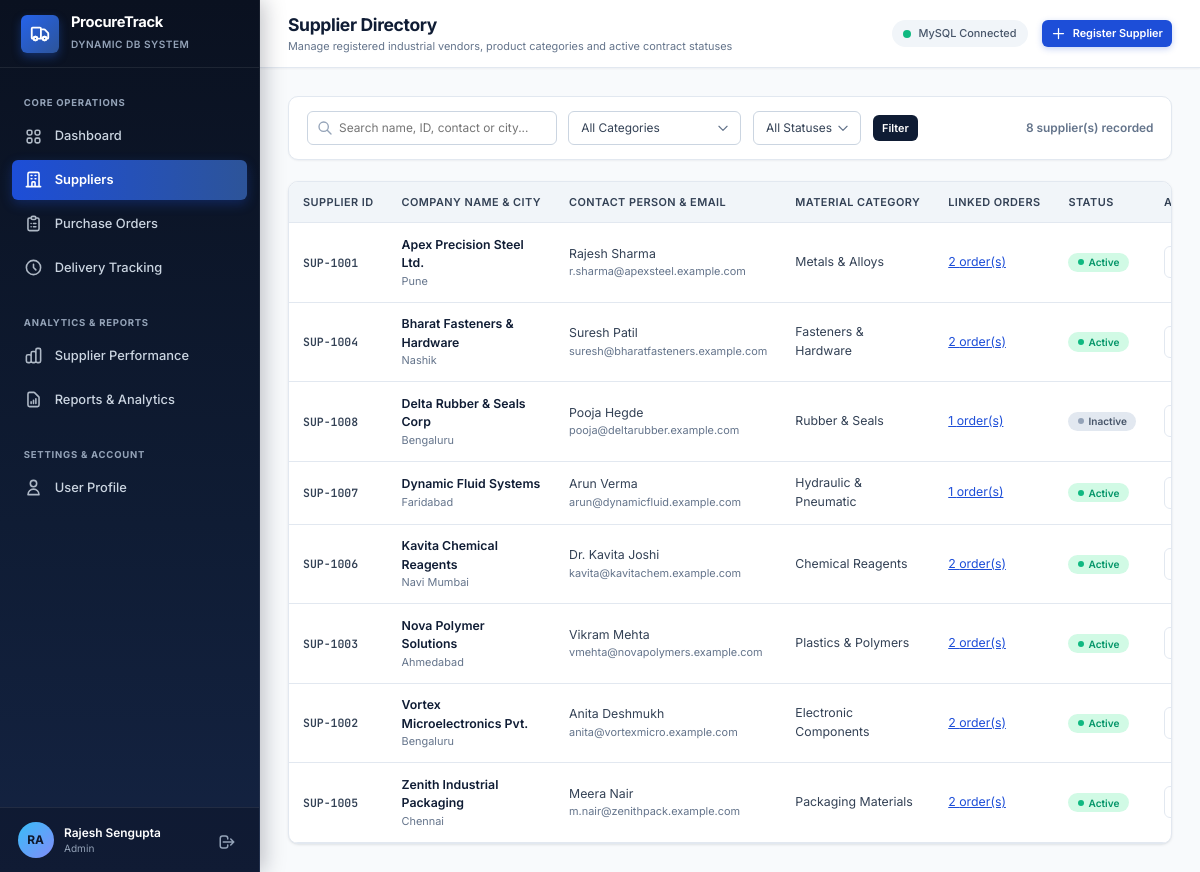
Screenshot of /suppliers/index.php (signed in) with the database file from the repository.
### tables this page shows
CREATE TABLE `suppliers` (
  `id` VARCHAR(20) PRIMARY KEY,
  `company_name` VARCHAR(150) NOT NULL,
  `contact_person` VARCHAR(100) NOT NULL,
  `email` VARCHAR(100) NOT NULL,
  `phone` VARCHAR(30) NULL,
  `address` TEXT NULL,
  `city` VARCHAR(80) NOT NULL,
  `category` VARCHAR(80) NOT NULL,
  `registration_date` DATE NOT NULL,
  `status` ENUM('Active', 'Inactive') NOT NULL DEFAULT 'Active',
  `created_at` TIMESTAMP DEFAULT CURRENT_TIMESTAMP,
  `updated_at` TIMESTAMP DEFAULT CURRENT_TIMESTAMP ON UPDATE CURRENT_TIMESTAMP,
  INDEX `idx_supplier_name` (`company_name`),
  INDEX `idx_supplier_category` (`category`),
  INDEX `idx_supplier_status` (`status`)
);

### suppliers/index.php (the view, shortened to what this page needs)
<?php
require_once __DIR__ . '/../includes/functions.php';
$db = Database::getConnection();
$search = trim($_GET['search'] ?? '');
$whereClauses = [];
$params = [];
$whereSQL = !empty($whereClauses) ? "WHERE " . implode(" AND ", $whereClauses) : "";
$perPage = 10;
$page = max(1, (int)($_GET['page'] ?? 1));
$offset = ($page - 1) * $perPage;
$countSql = "SELECT COUNT(*) FROM `suppliers` s {$whereSQL}";
$countStmt = $db->prepare($countSql);
$countStmt->execute($params);
$totalRecords = (int)$countStmt->fetchColumn();
$sql = "SELECT s.*,
               (SELECT COUNT(*) FROM `purchase_orders` po WHERE po.supplier_id = s.id) AS linked_orders_count
        FROM `suppliers` s
        {$whereSQL}
        ORDER BY s.company_name ASC
        LIMIT :limit OFFSET :offset";
$stmt = $db->prepare($sql);
$stmt->bindValue(':limit', $perPage, PDO::PARAM_INT);
$stmt->bindValue(':offset', $offset, PDO::PARAM_INT);
$stmt->execute();
$suppliers = $stmt->fetchAll();
$headerActions = '<a href="' . BASE_URL . '/suppliers/create.php" class="btn btn-primary btn-sm">
  <svg width="15" height="15" fill="none" stroke="currentColor" viewBox="0 0 24 24"><path stroke-linecap="round" stroke-linejoin="round" stroke-width="2" d="M12 4v16m8-8H4"/></svg>
  Register Supplier
</a>';
require_once __DIR__ . '/../includes/header.php';
?>
<div class="toolbar-container">
  <form method="GET" action="<?= BASE_URL ?>/suppliers/index.php" class="toolbar-filters">
    <div class="search-input-group">
      <svg fill="none" stroke="currentColor" viewBox="0 0 24 24"><path stroke-linecap="round" stroke-linejoin="round" stroke-width="2" d="M21 21l-6-6m2-5a7 7 0 11-14 0 7 7 0 0114 0z"/></svg>
      <input type="text" name="search" value="<?= sanitize_output($search) ?>" placeholder="Search name, ID, contact or city...">
    </div>
    <select name="category" class="filter-select" onchange="this.form.submit()">
      <option value="">All Categories</option>
    </select>
    <select name="status" class="filter-select" onchange="this.form.submit()">
      <option value="">All Statuses</option>
    </select>
    <button type="submit" class="btn btn-navy btn-sm">Filter</button>
  </form>
  <div style="font-size:0.85rem; font-weight:600; color:var(--slate-500);">
    <?= $totalRecords ?> supplier(s) recorded
  </div>
</div>
<div class="card">
  <div class="table-responsive">
    <table class="data-table">
      <thead>
        <tr>
          <th>Supplier ID</th>
          <th>Company Name &amp; City</th>
          <th>Contact Person &amp; Email</th>
          <th>Material Category</th>
          <th>Linked Orders</th>
          <th>Status</th>
          <th>Actions</th>
        </tr>
      </thead>
      <tbody>
        <?php if (empty($suppliers)): ?>
          <tr>
            <td colspan="7" style="text-align:center; padding:3rem; color:var(--slate-500);">
              No suppliers found matching your query criteria.
            </td>
          </tr>
        <?php else: ?>
          <?php foreach ($suppliers as $s): ?>
            <tr>
              <td class="cell-code"><?= sanitize_output($s['id']) ?></td>
              <td>
                <div class="cell-strong"><?= sanitize_output($s['company_name']) ?></div>
                <div class="cell-muted"><?= sanitize_output($s['city']) ?></div>
              </td>
              <td>
                <div><?= sanitize_output($s['contact_person']) ?></div>
                <div class="cell-muted"><?= sanitize_output($s['email']) ?></div>
              </td>
              <td><?= sanitize_output($s['category']) ?></td>
              <td>
                <a href="<?= BASE_URL ?>/purchase-orders/index.php?supplier=<?= urlencode($s['id']) ?>" style="color:var(--primary-600); text-decoration:underline;">
                  <?= (int)$s['linked_orders_count'] ?> order(s)
                </a>
              </td>
              <td><?= render_status_badge($s['status']) ?></td>
              <td>
                <div style="display:flex; gap:0.4rem;">
                  <a href="<?= BASE_URL ?>/suppliers/view.php?id=<?= urlencode($s['id']) ?>" class="btn btn-icon btn-sm" title="View Profile">
                  </a>
                </div>
              </td>
            </tr>
          <?php endforeach; ?>
        <?php endif; ?>
      </tbody>
    </table>
  </div>
</div>
<?php require_once __DIR__ . '/../includes/footer.php'; ?>

### includes/functions.php (shortened to what this page needs)
<?php
function sanitize_output(?string $str): string {
    return htmlspecialchars($str ?? '', ENT_QUOTES, 'UTF-8');
}
function render_status_badge(string $status): string {
    $map = [
        'Active'              => 'badge-active',
        'Inactive'            => 'badge-inactive',
        'Pending'             => 'badge-pending',
        'On Time'             => 'badge-ontime',
        'Delivered'           => 'badge-delivered',
        'Completed'           => 'badge-completed',
        'Delayed'             => 'badge-delayed',
        'Partially Delivered' => 'badge-partial',
        'Cancelled'           => 'badge-cancelled'
    ];
    $cls = $map[$status] ?? 'badge-pending';
    return sprintf(
        '<span class="badge %s"><span class="badge-dot"></span>%s</span>',
        $cls,
        sanitize_output($status)
    );
}

### rows the page displays
suppliers: id "SUP-1001", company_name "Apex Precision Steel Ltd.", city "Pune", contact_person "Rajesh Sharma", email "r.sharma@apexsteel.example.com", category "Metals & Alloys", linked_orders_count "2", status "Active"
suppliers: id "SUP-1004", company_name "Bharat Fasteners & Hardware", city "Nashik", contact_person "Suresh Patil", email "suresh@bharatfasteners.example.com", category "Fasteners & Hardware", linked_orders_count "2", status "Active"
suppliers: id "SUP-1008", company_name "Delta Rubber & Seals Corp", city "Bengaluru", contact_person "Pooja Hegde", email "pooja@deltarubber.example.com", category "Rubber & Seals", linked_orders_count "1", status "Inactive"
suppliers: id "SUP-1007", company_name "Dynamic Fluid Systems", city "Faridabad", contact_person "Arun Verma", email "arun@dynamicfluid.example.com", category "Hydraulic & Pneumatic", linked_orders_count "1", status "Active"
suppliers: id "SUP-1006", company_name "Kavita Chemical Reagents", city "Navi Mumbai", contact_person "Dr. Kavita Joshi", email "kavita@kavitachem.example.com", category "Chemical Reagents", linked_orders_count "2", status "Active"
suppliers: id "SUP-1003", company_name "Nova Polymer Solutions", city "Ahmedabad", contact_person "Vikram Mehta", email "vmehta@novapolymers.example.com", category "Plastics & Polymers", linked_orders_count "2", status "Active"
suppliers: id "SUP-1002", company_name "Vortex Microelectronics Pvt.", city "Bengaluru", contact_person "Anita Deshmukh", email "anita@vortexmicro.example.com", category "Electronic Components", linked_orders_count "2", status "Active"
suppliers: id "SUP-1005", company_name "Zenith Industrial Packaging", city "Chennai", contact_person "Meera Nair", email "m.nair@zenithpack.example.com", category "Packaging Materials", linked_orders_count "2", status "Active"

### other values shown
sanitize_output(APP_NAME) "ProcureTrack"
substr($user['full_name'] ?? 'US', 0, 2) "RA"
sanitize_output($user['full_name'] ?? 'User') "Rajesh Sengupta"
sanitize_output($user['role'] ?? 'Staff') "Admin"
sanitize_output($pageTitle ?? 'Dashboard') "Supplier Directory"
$totalRecords "8"
